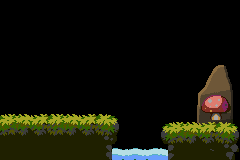

This game map was drawn from its Tiled (.tmx) file and the tilesets committed beside it. A one-line description and the full map source follow:
An orthogonal 30x20 tile map with 8x8 px tiles, 2 tile layers (WorldObjects, World), 2 tilesets and 4 objects (2x Enemy Stop, Player Start, Boar Spawn).

<map version="1.10" tiledversion="1.10.2" orientation="orthogonal" renderorder="right-down" width="30" height="20" tilewidth="8" tileheight="8" infinite="0" nextlayerid="4" nextobjectid="10">
 <editorsettings>
  <export target="level_1_map.json" format="json" />
 </editorsettings>
 <tileset firstgid="1" source="level_1_background_tile_set.tsx" />
 <tileset firstgid="2501" source="level_1_foreground_tile_set.tsx" />
 <layer id="2" name="WorldObjects" width="30" height="20">
  <data encoding="csv">
0,0,0,0,0,0,0,0,0,0,0,0,0,0,0,0,0,0,0,0,0,0,0,0,0,0,0,0,0,0,
0,0,0,0,0,0,0,0,0,0,0,0,0,0,0,0,0,0,0,0,0,0,0,0,0,0,0,0,0,0,
0,0,0,0,0,0,0,0,0,0,0,0,0,0,0,0,0,0,0,0,0,0,0,0,0,0,0,0,0,0,
0,0,0,0,0,0,0,0,0,0,0,0,0,0,0,0,0,0,0,0,0,0,0,0,0,0,0,0,0,0,
0,0,0,0,0,0,0,0,0,0,0,0,0,0,0,0,0,0,0,0,0,0,0,0,0,0,0,0,0,0,
0,0,0,0,0,0,0,0,0,0,0,0,0,0,0,0,0,0,0,0,0,0,0,0,0,0,0,0,0,0,
0,0,0,0,0,0,0,0,0,0,0,0,0,0,0,0,0,0,0,0,0,0,0,0,0,0,0,0,0,0,
0,0,0,0,0,0,0,0,0,0,0,0,0,0,0,0,0,0,0,0,0,0,0,0,0,0,0,0,0,0,
0,0,0,0,0,0,0,0,0,0,0,0,0,0,0,0,0,0,0,0,0,0,0,0,3379,3380,3381,3382,3383,3384,
0,0,0,0,0,0,0,0,0,0,0,0,0,0,0,0,0,0,0,0,0,0,0,0,3415,3416,3417,3418,3419,3420,
0,0,0,0,0,0,0,0,0,0,0,0,0,0,0,0,0,0,0,0,0,0,0,0,3451,3452,3453,3454,3455,3456,
0,0,0,0,0,0,0,0,0,0,0,0,0,0,0,0,0,0,0,0,0,0,0,0,3487,3488,3489,3490,3491,3492,
0,0,0,0,0,0,0,0,0,0,0,0,0,0,0,0,0,0,0,0,0,0,0,0,3523,3524,3525,3526,3527,3528,
0,0,0,0,0,0,0,0,0,0,0,0,0,0,0,0,0,0,0,0,0,0,0,0,3559,3560,3561,3562,3563,3564,
0,0,0,0,0,0,0,0,0,0,0,0,0,0,0,0,0,0,0,0,0,0,0,0,3595,3596,3597,3598,3599,3600,
0,0,0,0,0,0,0,0,0,0,0,0,0,0,0,0,0,0,0,0,0,0,0,0,3631,3632,3633,3634,3635,3636,
0,0,0,0,0,0,0,0,0,0,0,0,0,0,0,0,0,0,0,0,0,0,0,0,0,0,0,0,0,0,
0,0,0,0,0,0,0,0,0,0,0,0,0,0,0,0,0,0,0,0,0,0,0,0,0,0,0,0,0,0,
0,0,0,0,0,0,0,0,0,0,0,0,0,0,0,0,0,0,0,0,0,0,0,0,0,0,0,0,0,0,
0,0,0,0,0,0,0,0,0,0,0,0,0,0,0,0,0,0,0,0,0,0,0,0,0,0,0,0,0,0
</data>
 </layer>
 <layer id="1" name="World" width="30" height="20">
  <data encoding="csv">
0,0,0,0,0,0,0,0,0,0,0,0,0,0,0,0,0,0,0,0,0,0,0,0,0,0,0,0,0,0,
0,0,0,0,0,0,0,0,0,0,0,0,0,0,0,0,0,0,0,0,0,0,0,0,0,0,0,0,0,0,
0,0,0,0,0,0,0,0,0,0,0,0,0,0,0,0,0,0,0,0,0,0,0,0,0,0,0,0,0,0,
0,0,0,0,0,0,0,0,0,0,0,0,0,0,0,0,0,0,0,0,0,0,0,0,0,0,0,0,0,0,
0,0,0,0,0,0,0,0,0,0,0,0,0,0,0,0,0,0,0,0,0,0,0,0,0,0,0,0,0,0,
0,0,0,0,0,0,0,0,0,0,0,0,0,0,0,0,0,0,0,0,0,0,0,0,0,0,0,0,0,0,
0,0,0,0,0,0,0,0,0,0,0,0,0,0,0,0,0,0,0,0,0,0,0,0,0,0,0,0,0,0,
0,0,0,0,0,0,0,0,0,0,0,0,0,0,0,0,0,0,0,0,0,0,0,0,0,0,0,0,0,0,
0,0,0,0,0,0,0,0,0,0,0,0,0,0,0,0,0,0,0,0,0,0,0,0,0,0,0,0,0,0,
0,0,0,0,0,0,0,0,0,0,0,0,0,0,0,0,0,0,0,0,0,0,0,0,0,0,0,0,0,0,
0,0,0,0,0,0,0,0,0,0,0,0,0,0,0,0,0,0,0,0,0,0,0,0,0,0,0,0,0,0,
0,0,0,0,0,0,0,0,0,0,0,0,0,0,0,0,0,0,0,0,0,0,0,0,0,0,1534,1535,0,0,
0,0,0,0,0,0,0,0,0,0,0,0,0,0,0,0,0,0,0,0,0,0,0,0,0,1583,1584,1585,1586,0,
0,0,0,0,0,0,0,0,0,0,0,0,0,0,0,0,0,0,0,0,0,0,0,0,0,1633,1634,1635,1636,0,
52,53,54,55,56,57,58,53,54,55,56,57,58,59,60,0,0,0,0,0,0,0,0,0,0,1683,1684,1685,1686,0,
102,103,104,105,106,107,108,103,104,105,106,107,108,109,110,0,0,0,0,0,51,52,53,54,55,56,57,58,59,60,
152,153,154,155,156,157,158,153,154,155,156,157,158,159,160,0,0,0,0,0,101,102,103,104,105,106,107,108,109,110,
203,204,205,206,203,204,205,203,204,203,204,205,206,209,410,0,0,0,0,0,151,152,153,154,155,156,157,158,159,160,
203,204,203,204,253,254,255,253,203,204,205,206,206,259,1863,1864,1865,1866,1867,1868,1869,202,203,204,205,206,207,208,209,210,
253,254,253,254,253,254,255,256,253,254,255,256,256,309,1913,1914,1915,1916,1917,1918,1919,252,303,304,305,306,307,308,309,310
</data>
 </layer>
 <objectgroup id="3" name="Objects">
  <object id="1" name="Player Start" type="Player Start" x="19.4833" y="104.207">
   <point />
  </object>
  <object id="6" name="Boar Spawn" type="Boar Spawn" x="87.206" y="104.264">
   <point />
  </object>
  <object id="7" name="Enemy Stop" type="Enemy Stop" x="58.6086" y="103.995">
   <point />
  </object>
  <object id="9" name="Enemy Stop" type="Enemy Stop" x="108.2" y="104">
   <point />
  </object>
 </objectgroup>
</map>
